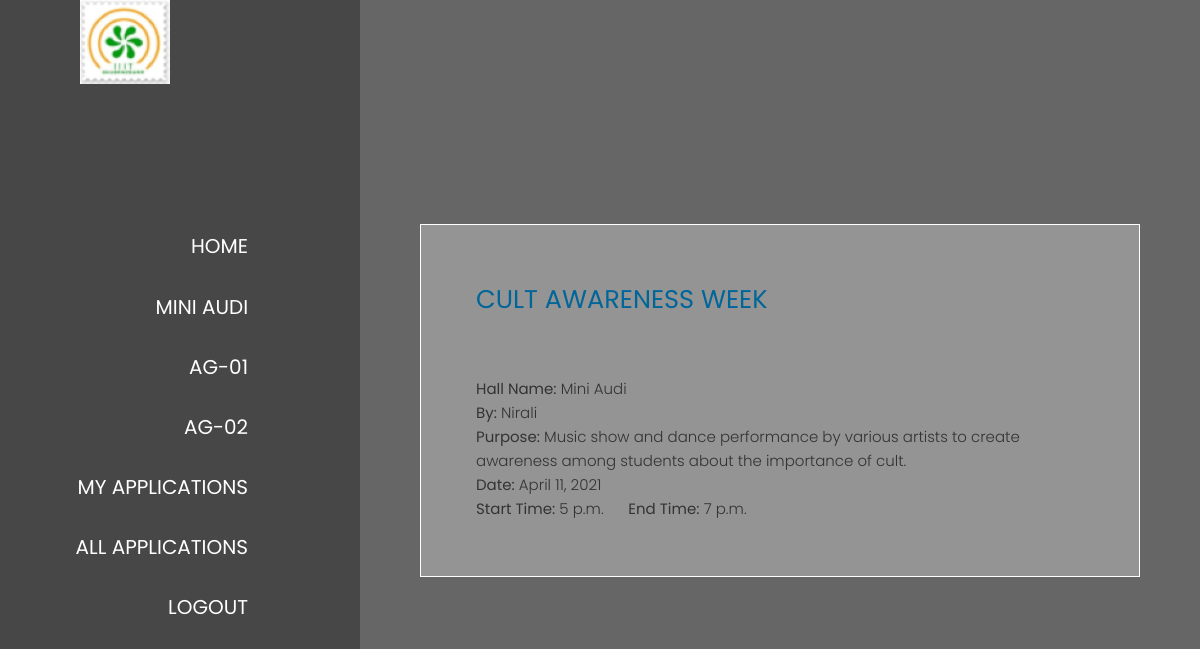
The app's page /hbms/applications/9/ with its own data.
### halls/models.py (models this page shows, shortened)
class Application(models.Model):
	hall_name = models.CharField(max_length = 150, choices = HALL_NAMES, default = "Mini Audi")
	name = models.CharField(max_length = 150)
	purpose = models.TextField()
	date = models.DateField()
	start_time = models.TimeField()
	end_time = models.TimeField()
	author = models.ForeignKey(User, on_delete=models.CASCADE)
	approve = models.CharField(max_length = 2, default = "p")

### accounts/models.py (models this page shows)
class User(AbstractUser):
	is_admin = models.CharField(max_length=6, default="False")
	email = models.EmailField()

### halls/views.py (the view)
# urls.py: path('applications/<int:pk>/', ApplicationDetailView.as_view(), name='application-detail'),
class ApplicationDetailView(DetailView):
	model = Application

### halls/templates/halls/application_detail.html (shortened to what this page needs)
{% extends "halls/base.html" %}
{% load static %}
{% block additional_styling %}
    <link rel="stylesheet" type="text/css" href="{% static 'halls/applications/css/all.min.css' %}">
    <link rel="stylesheet" type="text/css" href="{% static 'halls/applications/css/bootstrap.min.css' %}">
    <link rel="stylesheet" type="text/css" href="{% static 'halls/applications/slick/slick.css' %}">
    <link rel="stylesheet" type="text/css" href="{% static 'halls/applications/slick/slick-theme.css.css' %}">
    <link rel="stylesheet" type="text/css" href="{% static 'halls/applications/css/magnific-popup.css' %}">
    <link rel="stylesheet" type="text/css" href="{% static 'halls/applications/css/templatemo-dream-pulse.css' %}">
    <link rel="stylesheet" type="text/css" href="{% static 'halls/halls-home/css/style.css' %}">
{% endblock %}
{% block content %}
	<main class="container-fluid">
		<div class="row">
			<nav id="tmSidebar" class="tm-bg-black-transparent tm-sidebar">
	            <div class="tm-sidebar-sticky">
	              	<div class="tm-brand-box">
	              		<div class="col-xl-3 col-lg-3 col-md-3 col-sm-3 col logo_section">
	                        <div class="full">
	                            <div class="center-desk">
	                                <div class="logo">
	                                    <img src="{% static 'halls/halls-home/images/logo.png' %}" alt="#" />
	                                </div>
	                            </div>
	                        </div>
	                    </div>
	              	</div>
	              	<ul id="tmMainNav" class="nav flex-column text-uppercase text-right tm-main-nav">
	              		<li class="nav-item">
	                  		<a href="{% url 'halls-home' %}" class="username">
	                  		</a>
	                	</li>
	                	<li class="nav-item">
	                  		<a href="{% url 'halls-home' %}" class="nav-link">
	                    		<span class="d-inline-block mr-3">Home</span>
	                  		</a>
	                	</li>
	                	<li class="nav-item">
	                 		<a href="{% url 'hall-1' %}" class="nav-link">
	                    		<span class="d-inline-block mr-3">Mini Audi</span>
	                  		</a>
	                	</li>
	                	<li class="nav-item">
	                  		<a href="{% url 'hall-2' %}" class="nav-link">
	                    		<span class="d-inline-block mr-3">AG-01</span>
	                  		</a>
	                	</li>
	                	<li class="nav-item">
	                  		<a href="{% url 'hall-3' %}" class="nav-link">
	                    		<span class="d-inline-block mr-3">AG-02</span>
	                  		</a>
	                	</li>
	                	{% if user.is_admin == "True" %}
	                	{% else %}
		                	<li class="nav-item">
		                  		<a href="{% url 'acc-profile' %}" class="nav-link">
		                    		<span class="d-inline-block mr-3">My Applications</span>
		                  		</a>
		                	</li>
		                {% endif %}
	                	<li class="nav-item">
	                  		<a href="{% url 'all-applications' %}" class="nav-link">
	                    		<span class="d-inline-block mr-3">All Applications</span>
	                  		</a>
	                	</li>
	                	<li class="nav-item">
	                  		<a href="{% url 'acc-logout' %}" class="nav-link">
	                    		<span class="d-inline-block mr-3">Logout</span>
	                  		</a>
	                	</li>
	              	</ul>
	            </div>
	        </nav>
	        <main role="main" class="ml-sm-auto col-12">
	        	<div data-parallax="scroll" data-image-src="img/dream-pulse-header.jpg">
	        		<div class="tm-section-wrap">
	        			<section id="intro" class="tm-section">
	        				<div class="tm-bg-white-transparent tm-intro">
	        					<h2 class="tm-section-title mb-5 text-uppercase tm-color-primary">{{ object.name }}</h2>
	        					<p class="tm-color-gray">
	        						<b>Hall Name:</b> {{ object.hall_name }} <br>
	        						<b>By:</b> {{ object.author }}
		                        </p>
		                        <p class="tm-color-gray">
	        						<b>Purpose:</b> {{ object.purpose }}
		                        </p>
		                        <p class="mb-0 tm-color-gray">
		                        	<b>Date:</b> {{ object.date }} <br>
		                        	<b>Start Time:</b> {{ object.start_time }} &nbsp;&nbsp;&nbsp;&nbsp;
		                        	<b>End Time:</b> {{ object.end_time }}
		                        </p>
	        				</div>
	        			</section>
	        		</div>
	        	</div>
	        </main>
		</div>
	</main>
{% endblock %}

### halls/static/halls/applications/css/templatemo-dream-pulse.css (style rules this page uses)
body { font-family: "Open Sans", Arial, Helvetica, sans-serif; font-size: 18px; font-weight: 400; overflow-x: hidden; color: #707172; background-color: #666; }
p { line-height: 2; }
a { transition: all 0.3s ease; }
.container-fluid { padding-left: 0; padding-right: 0; }
.tm-color-primary { color: #069; }
.tm-color-gray { color: #333; }
.tm-bg-black-transparent { background-color: rgba(0, 0, 0, 0.3); }
.tm-bg-white-transparent { background-color: rgba(255, 255, 255, 0.3); border: 1px solid white; }
.tm-intro { max-width: 800px; width: 100%; padding: 55px; margin-right: 0; margin-left: auto; }
.tm-section-title { font-size: 1.6rem; }
.tm-section { display: flex; align-items: center; height: auto; max-width: 1275px; padding: 66px 60px; }
#intro { min-height: 100vh; max-width: none; }
.tm-brand-box { box-sizing: content-box; width: 100%; max-width: 230px; min-height: 160px; color: white; text-align: center; }
.tm-sidebar { position: fixed; top: 0; bottom: 0; left: 0; z-index: 100; padding-left: 70px; padding-right: 70px; width: 400px; max-width: 400px; }
.tm-sidebar { overflow-y: scroll; scrollbar-width: none; -ms-overflow-style: none; }
.tm-sidebar-sticky { display: flex; flex-direction: column; align-items: center; justify-content: center; }
.tm-section-wrap { width: calc(100% - 400px); margin-left: auto; margin-right: 0; }
.tm-main-nav > li > a { color: white; }
.tm-main-nav { margin-bottom: 160px; }
.username { font-size: 1.95rem; padding-bottom: 12px; }
.nav-link { font-size: 1.25rem; padding-top: 12px; padding-bottom: 12px; }
@media (max-width: 1600px) { .tm-sidebar { width: 30%; max-width: none; padding-left: 30px; padding-right: 30px; } }
@media (max-width: 1600px) { .tm-section-wrap { width: 70%; } }

### halls/static/halls/halls-home/css/style.css (style rules this page uses)
* { box-sizing: border-box !important; }
html { scroll-behavior: smooth; }
body { color: #666666; font-size: 14px; font-family: 'poppins', sans-serif; line-height: 1.80857; font-weight: normal; overflow-x: hidden; }
a { color: #1f1f1f; text-decoration: none !important; outline: none !important; -webkit-transition: all .3s ease-in-out; -moz-transition: all .3s ease-in-out; -ms-transition: all .3s ease-in-out; -o-transition: all .3s ease-in-out; transition: all .3s ease-in-out; }
h1, h2, h3, h4, h5, h6 { letter-spacing: 0; font-weight: normal; position: relative; padding: 0 0 10px 0; font-weight: normal; line-height: normal; color: #111111; margin: 0 }
h2 { font-size: 22px }
*, *::after, *::before { -webkit-box-sizing: border-box; -moz-box-sizing: border-box; box-sizing: border-box; }
ul, li, ol { margin: 0px; padding: 0px; list-style: none; }
p { margin: 0px; font-weight: 300; font-size: 15px; line-height: 24px; }
a { color: #222222; text-decoration: none; outline: none !important; }
a, .btn { text-decoration: none !important; outline: none !important; -webkit-transition: all .3s ease-in-out; -moz-transition: all .3s ease-in-out; -ms-transition: all .3s ease-in-out; -o-transition: all .3s ease-in-out; transition: all .3s ease-in-out; }
.full { float: left; width: 100%; }
.full { width: 100%; float: left; margin: 0; padding: 0; }
.logo_section { text-align: center; }
.logo { float: left; }
.nav>li { position: inherit; display: inline-block; vertical-align: middle; }

### records on screen
Application: name "CULT AWARENESS WEEK", hall_name "Mini Audi", author "Nirali", purpose "Music show and dance performance by various artists to create awareness among students about the importance of cult.", date "April 11, 2021", start_time "5 p.m.", end_time "7 p.m."
